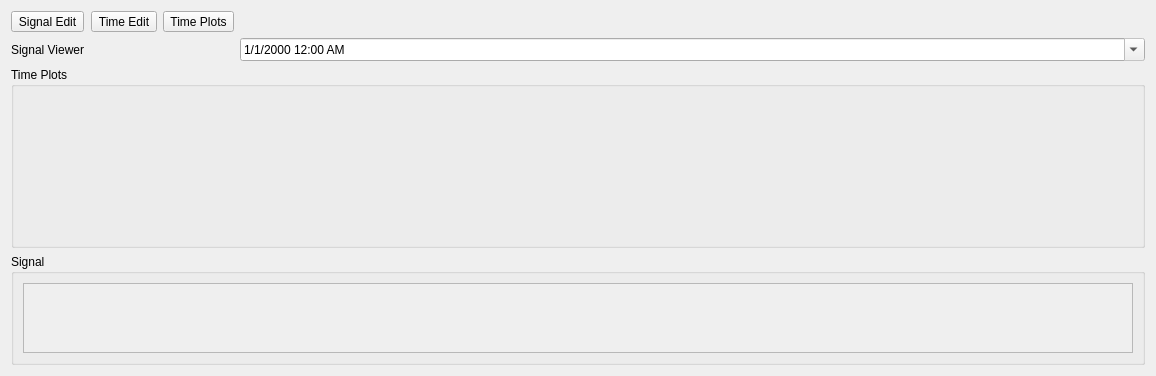
<?xml version="1.0" encoding="UTF-8"?>
<ui version="4.0">
 <class>Form</class>
 <widget class="QWidget" name="Form">
  <property name="geometry">
   <rect>
    <x>0</x>
    <y>0</y>
    <width>1156</width>
    <height>376</height>
   </rect>
  </property>
  <property name="windowTitle">
   <string>Form</string>
  </property>
  <layout class="QGridLayout" name="gridLayout">
   <item row="1" column="0">
    <widget class="QLabel" name="label">
     <property name="text">
      <string>Signal Viewer</string>
     </property>
    </widget>
   </item>
   <item row="0" column="0">
    <widget class="QToolButton" name="signal_edit_tool_button">
     <property name="text">
      <string>Signal Edit</string>
     </property>
    </widget>
   </item>
   <item row="2" column="0" colspan="4">
    <widget class="QGroupBox" name="time_plots_layout">
     <property name="sizePolicy">
      <sizepolicy hsizetype="Minimum" vsizetype="Expanding">
       <horstretch>0</horstretch>
       <verstretch>0</verstretch>
      </sizepolicy>
     </property>
     <property name="title">
      <string>Time Plots</string>
     </property>
     <layout class="QVBoxLayout" name="verticalLayout_5">
      <item>
       <layout class="QGridLayout" name="gridLayout_4"/>
      </item>
     </layout>
    </widget>
   </item>
   <item row="3" column="0" rowspan="3" colspan="4">
    <widget class="QGroupBox" name="signal_manipulation_group_box">
     <property name="title">
      <string>Signal</string>
     </property>
     <layout class="QGridLayout" name="gridLayout_2">
      <item row="0" column="0" rowspan="2">
       <widget class="QScrollArea" name="signal_scroll_area">
        <property name="widgetResizable">
         <bool>true</bool>
        </property>
        <widget class="QWidget" name="scrollAreaWidgetContents">
         <property name="geometry">
          <rect>
           <x>0</x>
           <y>0</y>
           <width>1100</width>
           <height>105</height>
          </rect>
         </property>
         <layout class="QVBoxLayout" name="verticalLayout">
          <item>
           <layout class="QVBoxLayout" name="SignalLayout_2"/>
          </item>
         </layout>
        </widget>
       </widget>
      </item>
     </layout>
    </widget>
   </item>
   <item row="1" column="3">
    <widget class="QDateTimeEdit" name="current_time_date">
     <property name="toolTip">
      <string>Current time</string>
     </property>
     <property name="readOnly">
      <bool>true</bool>
     </property>
     <property name="currentSection">
      <enum>QDateTimeEdit::MonthSection</enum>
     </property>
     <property name="displayFormat">
      <string>M/d/yyyy h:mm AP</string>
     </property>
     <property name="calendarPopup">
      <bool>true</bool>
     </property>
    </widget>
   </item>
   <item row="0" column="1">
    <widget class="QToolButton" name="time_edit_tool_button">
     <property name="text">
      <string>Time Edit</string>
     </property>
    </widget>
   </item>
   <item row="0" column="2">
    <widget class="QToolButton" name="time_plots_tool_button">
     <property name="text">
      <string>Time Plots</string>
     </property>
    </widget>
   </item>
  </layout>
 </widget>
 <resources/>
 <connections/>
</ui>
